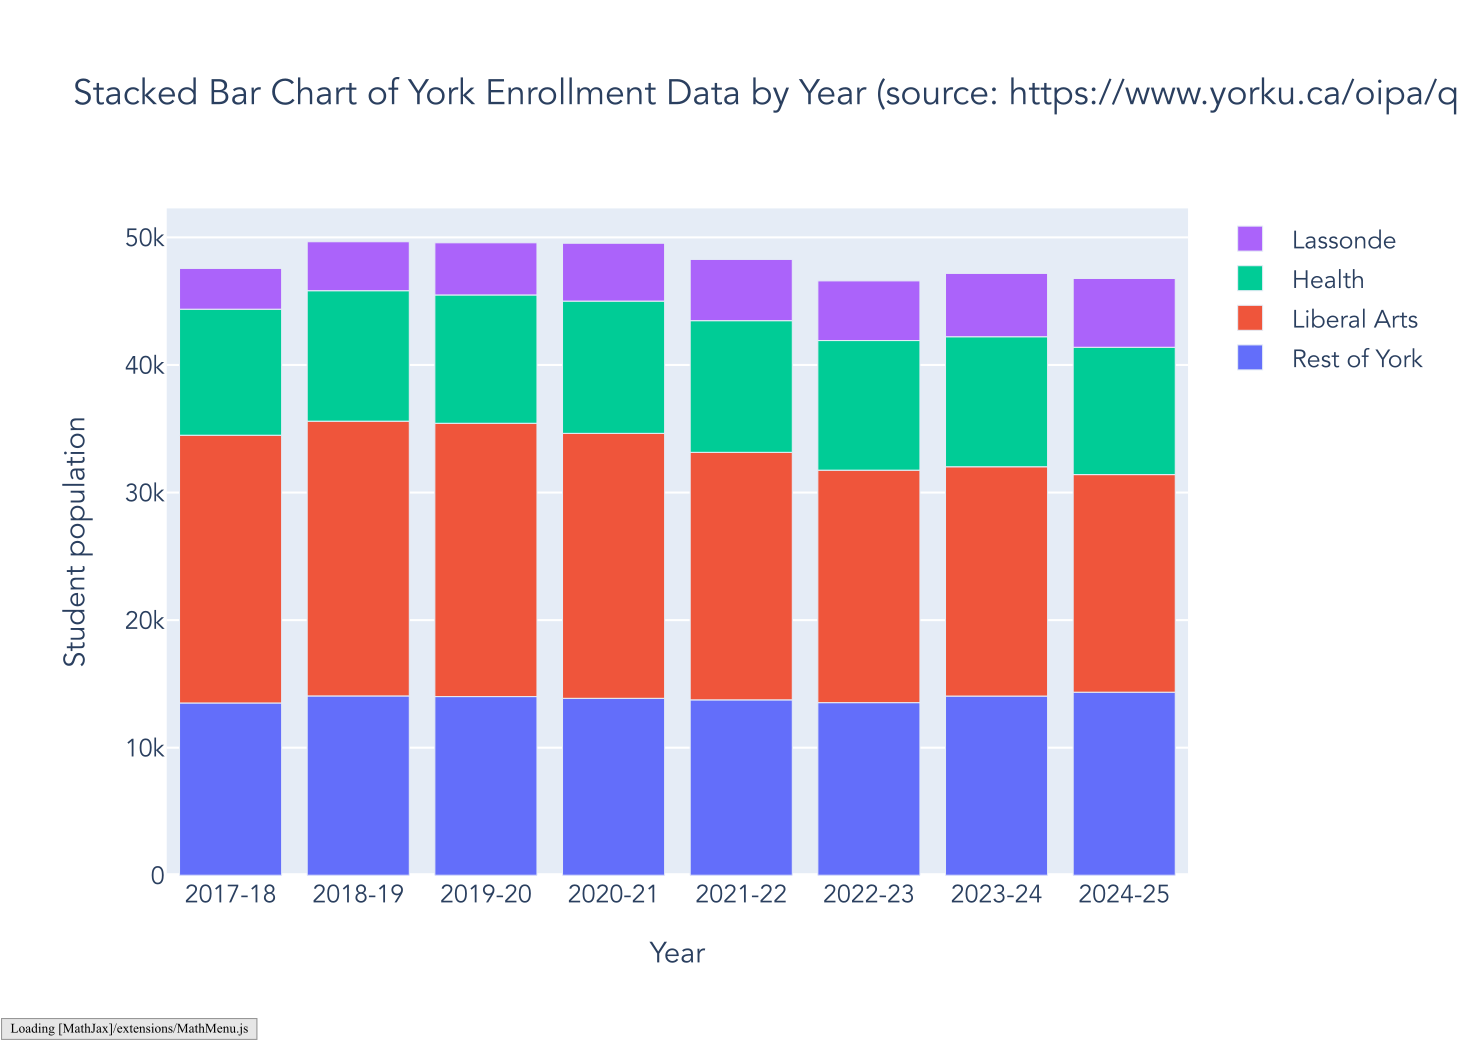

This chart was generated by the following Python code:
import pandas as pd
import plotly.graph_objects as go

yorkData = pd.read_csv("docs/YorkData.csv")
yorkData.columns = yorkData.columns.str.strip()
yorkData = yorkData.T
yorkData.columns = yorkData.iloc[0]
yorkData = yorkData[1:]
yorkData.reset_index(inplace=True)
yorkData.columns = ['Category'] + list(yorkData.columns[1:])
yorkData_long = yorkData.melt(id_vars="Category", var_name="Year", value_name="Value")

print(yorkData.index)
fig = go.Figure()

for category in yorkData_long["Category"].unique():
    df_subset = yorkData_long[yorkData_long["Category"] == category]
    fig.add_trace(go.Bar(
        name=category,
        x=df_subset["Year"],
        y=df_subset["Value"]
    ))

fig.update_layout(
    barmode="stack",
    title="Stacked Bar Chart of York Enrollment Data by Year (source: https://www.yorku.ca/oipa/quick-facts/undergraduate-student-headcount)",
    xaxis_title="Year",
    yaxis_title="Student population",
    font=dict(
        family="Avenir, sans-serif", 
    )
)

fig.show()

fig.write_image("docs/currentEnrollment.pdf", scale=2)
